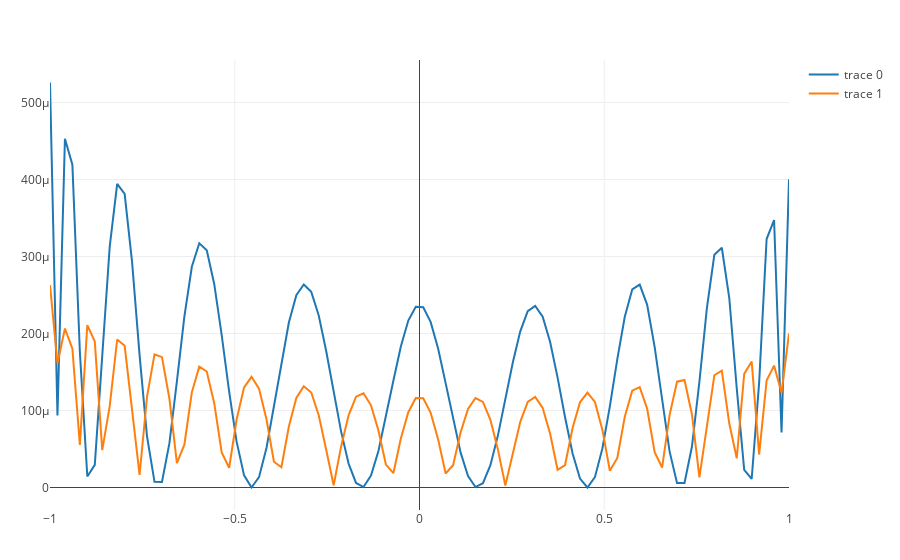

Source (notebook cell):
### Code cell
t = run_polytest(10, "chebyshev")
Plotly.plot([Plotly.scatter(x=domain, y=t[1]), Plotly.scatter(x=domain, y=t[2])])
